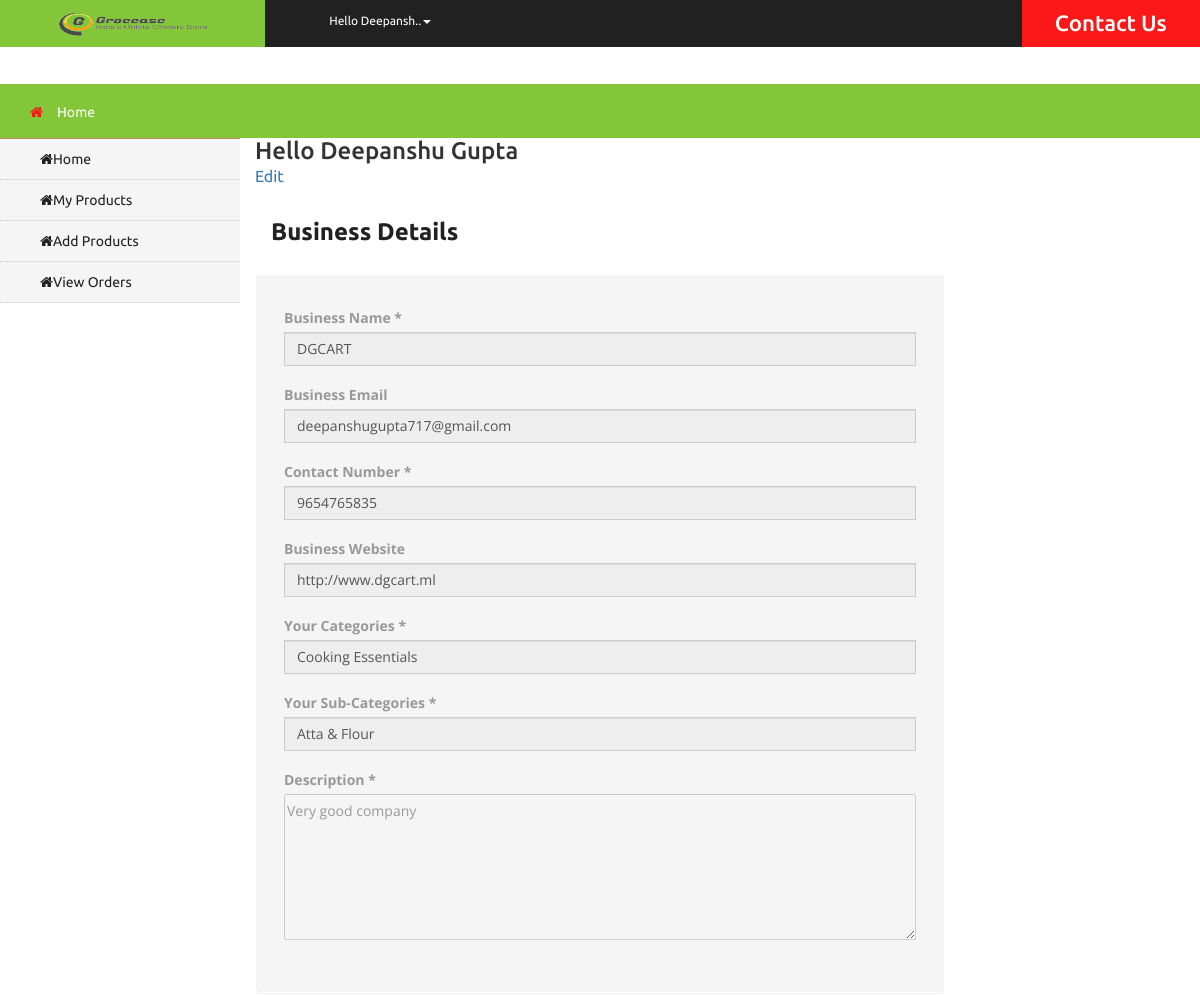
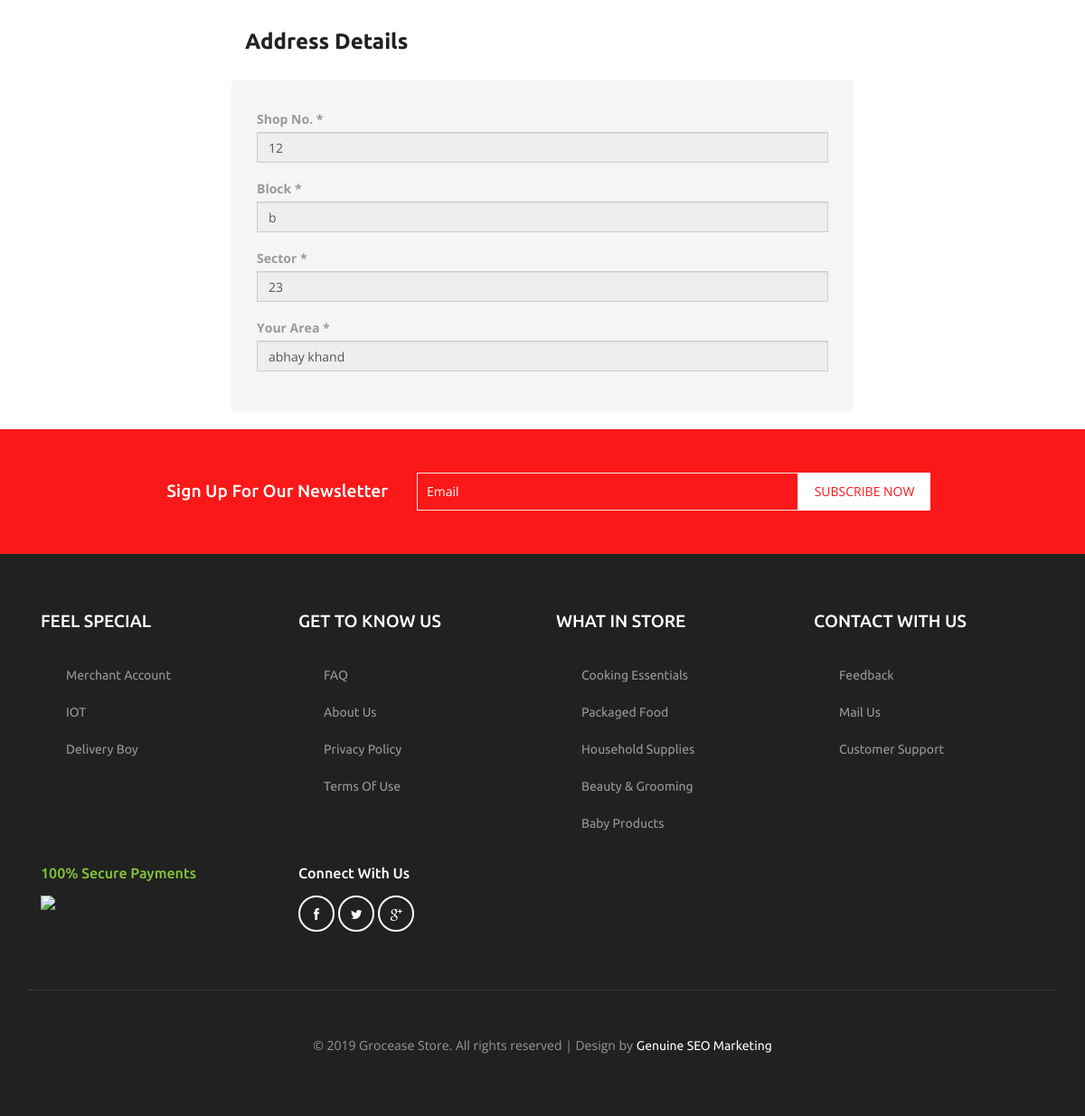
The app's page /seller/admin/index.php (signed in) with its own data (2 pictures, top to bottom).
### tables this page shows
CREATE TABLE `business` (
  `m_id` int(11) NOT NULL,
  `b_id` int(11) NOT NULL,
  `business_name` varchar(200) NOT NULL,
  `desc` varchar(1000) NOT NULL,
  `contact` bigint(15) NOT NULL,
  `email` varchar(50) DEFAULT NULL,
  `website` varchar(50) DEFAULT NULL,
  `category_id` int(10) NOT NULL,
  `scat_id` int(10) NOT NULL,
  `area_id` int(10) NOT NULL,
  `shopno` varchar(20) NOT NULL,
  `block` varchar(20) NOT NULL,
  `sector` varchar(20) NOT NULL
);

CREATE TABLE `all_category` (
  `cat_id` int(11) NOT NULL,
  `cat_name` varchar(50) NOT NULL
);

CREATE TABLE `all_s_cat` (
  `cat_id` int(11) NOT NULL,
  `s_cat_id` int(11) NOT NULL,
  `s_cat_name` varchar(50) NOT NULL
);

CREATE TABLE `area` (
  `area_id` int(11) NOT NULL,
  `area_name` varchar(50) NOT NULL
);

### seller/admin/index.php (the view, shortened to what this page needs)
<!DOCTYPE html>
<?php
if(isset($_SESSION['mid'])){
	require('../conn.php');
$mid=$_SESSION['mid'];
$bid_check=mysqli_query($query,"select * from business where m_id='$mid'");
	$bid_result2=mysqli_fetch_array($bid_check);
}
else {
  echo "<script>alert('Access Denied. Please Login First'); window.location.assign('../seller/login.php');  </script>";
}
?>
<html>
<head>
<link href="../../css/bootstrap.css" rel="stylesheet" type="text/css" media="all" />
<link href="../../css/style.css" rel="stylesheet" type="text/css" media="all" />
<link href="../../css/font-awesome.css" rel="stylesheet" type="text/css" media="all" />
</head>
<body>
<?php
require('../../pages/seller_header.php');
?>
	<div class="products-breadcrumb">
		<div class="container">
			<ul>
				<li><i class="fa fa-home" aria-hidden="true"></i><a href="index.php">Home</a>
			</ul>
		</div>
	</div>
	<div class="banner">
		<div class="w3l_banner_nav_left">
			<nav class="navbar nav_bottom">
               <?php
            	require('../../pages/seller_category_bar.php');
			   ?>
			</nav>
		</div>
		<div class="w3l_banner_nav_right">
			<div class="col-sm-9 page-content">
<div class="inner-box">
<div class="welcome-msg">
<h3 class="page-sub-header2 clearfix no-padding">Hello <?php  echo $_SESSION['mname'];  ?></h3><a href="business_update.php" target="_blank">Edit</a>
</div>
<div id="accordion" class="panel-group">
<div class="panel panel-default">
<div class="panel-heading">
<h4 class="panel-title"> <a href="#collapseB1" data-toggle="collapse"><h3><strong>Business Details</strong> </h3></a> </h4>
</div>
	<?php
    $bname=	$bid_result2['business_name'];
	$bemail=$bid_result2['email'];
	$bcontact=$bid_result2['contact'];
	$bwebsite=$bid_result2['website'];
	$categoryid=$bid_result2['category_id'];
	$cat_check=mysqli_query($query,"select cat_name from all_category where cat_id='$categoryid'");
	$catresult=mysqli_fetch_array($cat_check);
	$category=$catresult['cat_name'];
	$subcatid=$bid_result2['scat_id'];
	$scat_check=mysqli_query($query,"select s_cat_name from all_s_cat where s_cat_id='$subcatid'");
	$scatresult=mysqli_fetch_array($scat_check);
	$subcat=$scatresult['s_cat_name'];
	$areaid=$bid_result2['area_id'];
	$area_check=mysqli_query($query,"select area_name from area where area_id='$areaid'");
	$arearesult=mysqli_fetch_array($area_check);
	$area=$arearesult['area_name'];
	$desc=$bid_result2['desc'];
	$shopno=$bid_result2['shopno'];
	$block=$bid_result2['block'];
	$sector=$bid_result2['sector'];
	?>
<div class="panel-collapse collapse in" id="collapseB1">
<div class="panel-body">
<form role="form" name="myForm" action="register-business.php" method="post">
<div class="form-group">
<label class="control-label">Business Name <span id="important">*</span></label>
<input class="form-control" value="<?php echo $bname; ?>" disabled type="text">
</div>
<div class="form-group">
<label class="control-label">Business Email</label>
<input class="form-control" placeholder="Optional" disabled value="<?php echo $bemail; ?>" id="email" type="email"  name="email">
</div>
<div class="form-group">
<label for="Phone" class="control-label">Contact Number <span id="important">*</span></label>
<input class="form-control" id="Phone"  value="<?php echo $bcontact; ?>" disabled placeholder="Contact Number" onKeyUp="num_check()" type="text" name="contact" maxlength="10" minlength="10" required>
</div>
<div class="form-group">
<label class="control-label">Business Website</label>
<input class="form-control" placeholder="Optional" value="<?php echo $bwebsite; ?>"  onKeyUp="validURL()" type="url" disabled name="bwebsite">
</div>
<div class="form-group">
<label class="control-label">Your Categories <span id="important">*</span></label>
<input class="form-control" value="<?php echo $category; ?>" disabled type="text">
</div>
<div class="form-group">
<label class="control-label">Your Sub-Categories <span id="important">*</span></label>
<input class="form-control" value="<?php echo $subcat; ?>" disabled type="text">
</div>
<div class="form-group">
<label class="control-label">Description <span id="important">*</span></label>
<textarea name="desc" rows="5" cols="100" placeholder="Describe your product or service (Atleast 150 character long)" style="max-width: 100%;" disabled onKeyUp="desc_check()" required><?php echo $desc; ?></textarea>
</div>
</div>
</div>
	</div>
<div class="panel panel-default">
<div class="panel-heading">
<h4 class="panel-title"> <a href="#collapseB1" data-toggle="collapse"><h3><strong> Address Details</strong></h3></a> </h4>
</div>
<div class="panel-collapse collapse in" id="collapseB1">
<div class="panel-body">
<div class="form-group">
<label class="control-label">Shop No. <span id="important">*</span></label>
<input class="form-control"  value="<?php echo $shopno; ?>" disabled  placeholder="Shop no." type="text" onKeyUp="shop_check()" name="shop_no" required>
</div>
<div class="form-group">
<label class="control-label">Block <span id="important">*</span></label>
<input class="form-control"  value="<?php echo $block; ?>" disabled  placeholder="Block" type="text" onKeyUp="block_check()" name="block" required>
</div>
<div class="form-group">
<label class="control-label">Sector <span id="important">*</span></label>
<input class="form-control"  value="<?php echo $sector; ?>" disabled  placeholder="Sector" type="text" onKeyUp="sector_check()" name="sector" required>
</div>
<div class="form-group">
<label class="control-label">Your Area <span id="important">*</span></label>
<input class="form-control" value="<?php echo $area; ?>" disabled type="text">
</div>
</div>
</div>
</div>
</div>
</div>
</div>
		</div>
	</div>
	<?php require('../../pages/footer.php'); ?>
</body>
</html>

### pages/seller_header.php (shortened to what this page needs)
<?php
if(isset($_SESSION['mid']))
{
    $uname=$_SESSION['mname'];
?>
	<div class="agileits_header">
		<div class="w3l_offers">
		<a href="../../index.php"><img src="../../logo.png" alt="Grocease Logo" height="25px" width="150px"></a>
		</div>
        <div class="w3l_header_right">
			<ul>
				<li class="dropdown profile_details_drop">
					<a href="#" class="dropdown-toggle" data-toggle="dropdown" style="font-size:12px">Hello <?php for($len=0;$len<8;$len++){ echo $uname[$len]; } echo ".."; ?><span class="caret"></span></a>
				</li>
			</ul>
		</div>
		<div class="w3l_header_right1">
			<h2><a href="../../mail.php" class"btn btn-sm" role="button">Contact Us</a></h2>
		</div>
		<div class="clearfix"> </div>
	</div>
	<div class="logo_products">
		<div class="container">
		</div>
	</div>
    <?php
}
	?>

### pages/seller_category_bar.php (shortened to what this page needs)
<div class="collapse navbar-collapse" id="bs-megadropdown-tabs">
<form action="category.php" method="get">
	<ul class="nav navbar-nav nav_1">
		<li><a href="index.php"><i class="fa fa-home"></i>Home</a></li>
		<li><a href="myadds.php"><i class="fa fa-home"></i>My Products</a></li>
		<li><a href="add_product.php"><i class="fa fa-home"></i>Add Products</a></li>
		<li><a href="view_orders.php"><i class="fa fa-home"></i>View Orders</a></li>
	</ul>
	</form>
 </div>

### pages/footer.php
<div class="newsletter">
	<div class="container">
		<div class="w3agile_newsletter_left">
			<h3>sign up for our newsletter</h3>
		</div>
		<div class="w3agile_newsletter_right">
			<form action="#" method="post">
				<input type="email" name="Email" value="Email" onFocus="this.value = '';" onBlur="if (this.value == '') {this.value = 'Email';}" required="">
				<input type="submit" value="subscribe now">
			</form>
		</div>
		<div class="clearfix"> </div>
	</div>
</div>
<div class="footer">
	<div class="container">
		<div class="col-md-3 w3_footer_grid">
			<h3>Feel Special</h3>
			<ul class="w3_footer_grid_list">
				<li><a href="http://www.digicart.epizy.com/seller/seller/login.php">Merchant Account</a></li>
				<li><a href="http://www.digicart.epizy.com/iot/index.php">IOT</a></li>
				<li><a href="http://www.digicart.epizy.com/delivery/login.php">Delivery Boy</a></li>
			</ul>
		</div>
		<div class="col-md-3 w3_footer_grid">
			<h3>Get to know us</h3>
			<ul class="w3_footer_grid_list">
				<li><a href="#">FAQ</a></li>
				<li><a href="#">About Us</a></li>
				<li><a href="#">privacy policy</a></li>
				<li><a href="#">terms of use</a></li>
			</ul>
		</div>
		<div class="col-md-3 w3_footer_grid">
			<h3>what in store</h3>
			<ul class="w3_footer_grid_list">
				<li><a href="#">Cooking Essentials</a></li>
				<li><a href="#">Packaged Food</a></li>
				<li><a href="#">Household Supplies</a></li>
				<li><a href="#">Beauty & Grooming</a></li>
				<li><a href="#">Baby Products</a></li>
			</ul>
		</div>
		<div class="col-md-3 w3_footer_grid">
			<h3>Contact With Us</h3>
			<ul class="w3_footer_grid_list">
				<li><a href="#">Feedback</a></li>
				<li><a href="#">Mail Us</a></li>
				<li><a href="#">Customer Support</a></li>
			</ul>
		</div>
		<div class="clearfix"> </div>
		<div class="agile_footer_grids">
			<div class="col-md-3 w3_footer_grid agile_footer_grids_w3_footer">
				<div class="w3_footer_grid_bottom">
					<h4>100% secure payments</h4>
					<img src="images/card.png" alt=" " class="img-responsive" />
				</div>
			</div>
			<div class="col-md-3 w3_footer_grid agile_footer_grids_w3_footer">
				<div class="w3_footer_grid_bottom">
					<h5>connect with us</h5>
					<ul class="agileits_social_icons">
						<li><a href="#" class="facebook"><i class="fa fa-facebook" aria-hidden="true"></i></a></li>
						<li><a href="#" class="twitter"><i class="fa fa-twitter" aria-hidden="true"></i></a></li>
						<li><a href="#" class="google"><i class="fa fa-google-plus" aria-hidden="true"></i></a></li>
					</ul>
				</div>
			</div>
			<div class="clearfix"> </div>
		</div>
		<div class="wthree_footer_copy">
			<p>© 2019 Grocease Store. All rights reserved | Design by <a href="http://genuineseomarketing.com/">Genuine SEO Marketing</a></p>
		</div>
	</div>
</div>

### records on screen
business: business_name "DGCART", email "deepanshugupta717@gmail.com", contact "9654765835", bwebsite "http://www.dgcart.ml", desc "Very good company", shop_no "12", block "b", sector "23"
all_category: cat_name "Cooking Essentials"
all_s_cat: s_cat_name "Atta & Flour"
area: area_name "abhay khand"

### other values on screen
$uname[$len] "D"
$uname[$len] "e"
$uname[$len] "p"
$uname[$len] "a"
$uname[$len] "n"
$uname[$len] "s"
$uname[$len] "h"
$_SESSION['mname'] "Deepanshu Gupta"
